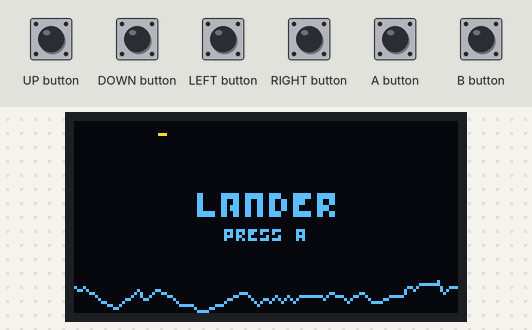
Recording of a sketch running on a simulated Arduboy, built with avr-gcc and run on an emulated ATmega32U4. Shown: 128×64 one-colour display. The test bench sets the inputs (shaded band). The OLED is the two-colour kind (top 16 rows yellow); random numbers use the default seed unless the sketch sets one.

Above: at 1.2 s.
1.3 s: A button pressed for 1 s
At 1.83 s:
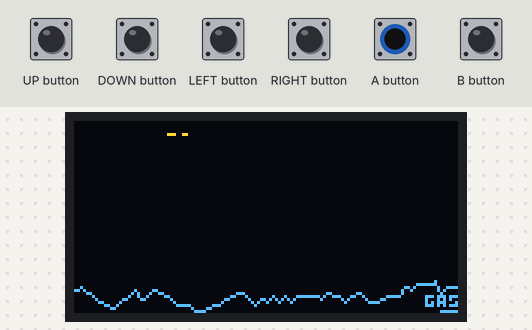
2.9 s: RIGHT button pressed for 1 s
At 4.29 s:
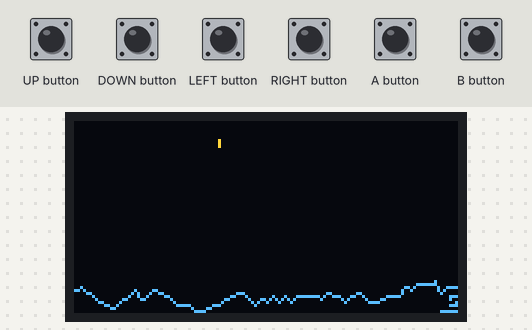
4.5 s: LEFT button pressed for 0.15 s
5.2 s: A button pressed for 1 s
At 6.1 s:
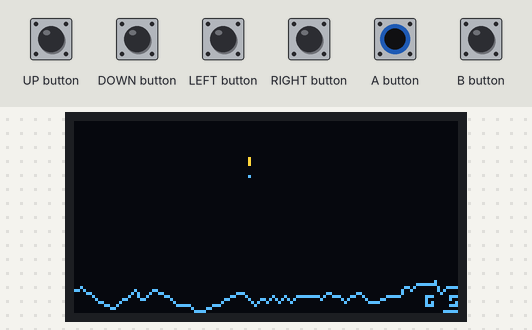
6.8 s: LEFT button pressed for 1 s
At 8.03 s:
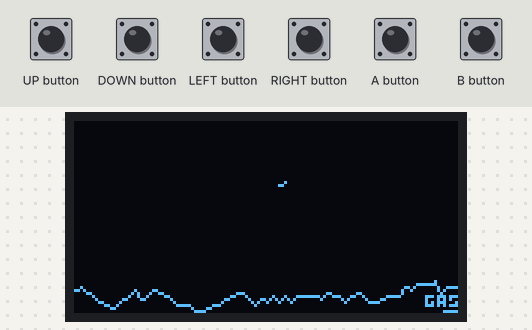
8.4 s: RIGHT button pressed for 0.15 s
At 13.0 s:
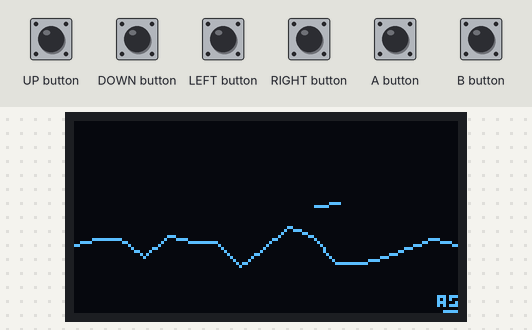

The sketch:

lander.ino
```cpp
#include <Arduboy2.h>
#include <EEPROM.h>
#include "lander.h";

#define FRAME_RATE 60
#define PARTICLES 8
#define PARTICLE_MAX_AGE 120
#define LANDRES 64
#define FUEL_MAX 24
#define START_X 30
#define START_Y 60
#define START_VEL_X 12

#define BASE_FLATNESS 2.0f
#define BASE_TERRAIN_HEIGHT 8
#define BASE_GRAVITY -2
#define BASE_FRICTION 0.9f

#define EEPROM_ID_BYTE1 0x4C
#define EEPROM_ID_BYTE2 0x4E

// Higher is lower chance
#define SMOKE_CHANCE 8

// STRUCTURES ------------------------------------------------------------------
float getMagnitude(Vec2D v) {
  return sqrt(pow(v.x, 2) + pow(v.y, 2));
}

// UNIVERSAL -------------------------------------------------------------------
Arduboy2 arduboy;
GameState state;
int w = 128;
int h = 64;
const float FRAME_TIME = 1.0 / FRAME_RATE;
const float LANDSCALE = w / LANDRES;
int frame_count = 0;
int highscore = 0;

// LEVEL VARS ------------------------------------------------------------------
Player player;
Particle particle[PARTICLES];
int last_particle = 0;
int smoke_accumulator = 1;
float elevation[LANDRES];

float scene_width = w;
float base_thrust = 5;
float base_thrust_addition = 1.5; // Thrust increase per second
float turn_rate = PI * 0.8;

float exhaust_speed = 50;
float smoke_rise_max = 0.23;
float smoke_rise_min = -0.05;

float death_velocity = 2.0;
float death_angle = PI / 11;
float death_gradient = 0.25;

float current_flatness = BASE_FLATNESS;
float current_terrain_height = BASE_TERRAIN_HEIGHT;
float current_gravity = BASE_GRAVITY;
float current_friction = BASE_FRICTION;

// VIEWPORT --------------------------------------------------------------------
Vec2D view_pos = {0, 0};
float view_scale = 1;

float dX(float x) {
  x -= view_pos.x;
  if (x < 0) x += scene_width;
  if (x >= scene_width) x -= scene_width;
  return round(x * view_scale);
}

float dY(float y) {
  return round((view_pos.y - y) * view_scale);
}

// BASIC -----------------------------------------------------------------------
void readHighscore() {
  if (EEPROM.read(0) == EEPROM_ID_BYTE1 && EEPROM.read(1)) {
    highscore = word(EEPROM.read(2), EEPROM.read(3));
  } else {
    highscore = 0;
  }
}

void saveHighscore(int score) {
  highscore = score;
  EEPROM.write(0, EEPROM_ID_BYTE1);
  EEPROM.write(1, EEPROM_ID_BYTE2);
  EEPROM.write(2, highByte(highscore));
  EEPROM.write(3, lowByte(highscore));
}

void setup() {
  arduboy.boot();
  arduboy.setFrameRate(FRAME_RATE);
  arduboy.initRandomSeed();
  w = arduboy.width();
  h = arduboy.height();
  if (arduboy.pressed(B_BUTTON)) {
    saveHighscore(0);
  }
  readHighscore();

  state = START;
  startGame(); // Skip straight into it
}

void loop() {
  if (!(arduboy.nextFrame()))
    return;

  frame_count++;
  arduboy.clear();

  if (state == START) {
    //updateDrawStart();
  } else if (state == LANDER) {
    if (player.alive) {
      updateInput();
      updatePlayer();
      updateCamera();
    } else {
      if (arduboy.pressed(B_BUTTON)) {
        startGame();
      }
    }

    drawBackground();

    if (player.alive) {
      drawPlayer();
    }

    updateDrawParticles();

    if (player.orbiting) {
      if (player.score == 0)
        drawStartUI();
      else
        drawWorldIntro();
    } else {
      drawHUD();
    }
  }

  arduboy.display();
}

// LANDER ----------------------------------------------------------------------
void startGame() {
  player.fuel = 12;
  player.score = 0;
  beginLanding();
}

void beginLanding() {
  state = LANDER;

  // Reset player
  player.alive = true;
  player.pos.x = START_X;
  player.pos.y = START_Y;
  player.vel.x = START_VEL_X;
  player.vel.y = 0;
  player.angle = PI;
  player.landed = false;
  player.orbiting = true;

  // Generate level data
  current_flatness = BASE_FLATNESS - (player.score / 15);
  current_terrain_height = BASE_TERRAIN_HEIGHT + player.score / 2;
  current_gravity = BASE_GRAVITY - (player.score / 20.0);
  current_friction = BASE_FRICTION;

  if (current_flatness < 1) current_flatness = 1;
  if (current_terrain_height > 16) current_terrain_height = 16;

  // Wipe particles
  for (int i = 0; i < PARTICLES; i++) {
    particle[i].type = NONE;
  }

  // Generate terrain
  float current = random(0, current_terrain_height * 2);
  float min = current;
  for (int i = 0; i < LANDRES; i++) {
    if (i > 0 && i > LANDRES - abs(elevation[0] - current)) {
      current += random((elevation[0] - current) / (LANDRES - i), elevation[0] - current);
    } else {
      current += (random(0, current_terrain_height) - (current / 2)) / current_flatness;
    }
    elevation[i] = current;
    if (current < min) min = current;
  }

  // Bring heights down
  min -= 0.6;
  for (int i = 0; i < LANDRES; i++) {
    elevation[i] -= min;
  }

  // Ensure there's at least one landing spot
  int i = random(1, LANDRES);
  elevation[i] = elevation[i - 1];
}

float getElevation(float x) {
  float pos = (x / (float)LANDSCALE);
  int left = (int)(pos);
  float transition = pos - left;

  int right = left + 1;
  if (right >= LANDRES) right -= LANDRES;

  float delta = elevation[right] - elevation[left];
  return elevation[left] + (delta * transition);
}

float getGradient(float x) {
  int left = (int)(x / LANDSCALE);
  int right = left + 1;
  if (right >= LANDRES) right -= LANDRES;
  return (elevation[right] - elevation[left]) / (w / (float)LANDRES);
}

void drawBackground() {
  //arduboy.drawFastHLine(0, arduboy.height() - 1, arduboy.width());
  float step = w / LANDRES;

  int prev = LANDRES - 1;
  for (int i = 0; i < LANDRES; i++) {
    float x1 = dX(i * step - step);
    float x2 = dX(i * step);
    if (x1 > x2) {
      // For segments at the screen edge
      arduboy.drawLine(
          x2 - step * view_scale, dY(elevation[prev]),
          x2, dY(elevation[i]));
      arduboy.drawLine(
          x1, dY(elevation[prev]),
          x1 + step * view_scale, dY(elevation[i]));
    } else {
      arduboy.drawLine(
          x1, dY(elevation[prev]),
          x2, dY(elevation[i]));
    }
    prev = i;
  }
}

void updateInput() {
  if (arduboy.pressed(LEFT_BUTTON))
    player.angle += turn_rate * FRAME_TIME;

  if (arduboy.pressed(RIGHT_BUTTON))
    player.angle -= turn_rate * FRAME_TIME;

  if (arduboy.pressed(A_BUTTON)) {
    player.orbiting = false;
    thrustPlayer();
    player.thrust_time += FRAME_TIME;
  } else {
    player.thrust_time = 0;
  }
}

void thrustPlayer() {
  if (player.fuel <= 0) {
    player.thrust_time = 0;
    return;
  }

  player.fuel -= FRAME_TIME;
  if (player.fuel < 0) player.fuel = 0;

  float thrust = (base_thrust + player.thrust_time * base_thrust_addition) * FRAME_TIME;
  player.vel.x += cos(player.angle) * thrust;
  player.vel.y += sin(player.angle) * thrust;

  if (random(SMOKE_CHANCE) < smoke_accumulator) {
    initParticle(THRUST,
        player.pos.x, player.pos.y,
        player.vel.x - cos(player.angle) * exhaust_speed,
        player.vel.y - sin(player.angle) * exhaust_speed);
    smoke_accumulator = 0;
  } else {
    smoke_accumulator++;
  }
}

void updateCamera() {
  // Pan left and right
  float min = view_pos.x + 20;
  float max = view_pos.x + (w - 40.0) / view_scale;
  if (player.pos.x < min)
    view_pos.x += player.pos.x - min;
  if (player.pos.x > max)
    view_pos.x += player.pos.x - max;

  if (player.orbiting)
    view_pos.x = player.pos.x - START_X;

  // Zoom in to terrain
  if (player.pos.y > 25) {
    view_scale = 1;
    view_pos.y = h;
  } else if (player.pos.y > 16) {
    // Brittttle!s
    view_scale = 1 + (25 - player.pos.y) / 3;
    view_pos.y = h / view_scale;
  } else {
    view_scale = 4;
    view_pos.y = 16;
  }
}

bool safeVelocity() {
  return (getMagnitude(player.vel) < death_velocity);
}

bool safeAngle() {
  return (player.angle < PI/2 + death_angle &&
          player.angle > PI/2 - death_angle);
}

bool safeGradient() {
  return (abs(getGradient(player.pos.x)) < death_gradient);
}

void crashPlayer() {
  player.alive = false;
  createExplosion(player.pos.x, player.pos.y);
  int p = initParticle(TEXT, player.pos.x + random(-4, 2), player.pos.y + 3 + random(2), 0, 0);
  particle[p].text = OUCH;
}

void landPlayer() {
  if (player.fuel < FUEL_MAX) {
    player.fuel += FRAME_TIME * 10;
    if (player.fuel >= FUEL_MAX) {
      player.fuel = FUEL_MAX;
      int p = initParticle(TEXT, player.pos.x + random(-4, 2), player.pos.y + 3 + random(2), 0, 0);
      particle[p].text = READY;
    }
  }

  // Landed!
  if (!player.landed) {
    player.landed = true;
    player.score++;

    if (player.score > highscore) {
      saveHighscore(player.score);
      int p_highscore = initParticle(TEXT, player.pos.x + random(-4, 2), player.pos.y + 3 + random(2), 0, 0);
      particle[p_highscore].text = NEWHIGHSCORE;
    }

    int p = initParticle(TEXT, player.pos.x + random(-4, 2), player.pos.y + 3 + random(3), 0, 0);
    particle[p].text = YAY;
  }

  player.vel.y *= -0.1;
  player.vel.x *= -0.1;
  player.angle = PI / 2;
}

void updatePlayer() {
  // Basic physics
  if (!player.orbiting) {
    player.vel.y += current_gravity * FRAME_TIME;
    player.pos.y += player.vel.y * FRAME_TIME;
  }

  player.pos.x += player.vel.x * FRAME_TIME;

  // Wrap angles
  while (player.angle < -PI) { player.angle += PI * 2; }
  while (player.angle > PI) { player.angle -= PI * 2; }

  // Wrap around scene
  if (player.pos.x < 0) {
    player.pos.x += scene_width;
    view_pos.x += scene_width;
  } else if (player.pos.x >= scene_width) {
    player.pos.x -= scene_width;
    view_pos.x -= scene_width;
  }

  // Check for terrain collision
  float elevation = getElevation(player.pos.x);
  if (player.pos.y <= elevation) {
    player.pos.y = elevation;

    if (!safeGradient() || !safeVelocity() || !safeAngle()) {
      crashPlayer();
    } else {
      landPlayer();
    }
  }

  // Check for exiting scene
  if (player.pos.y > h && player.landed)
    beginLanding();
}

void drawPlayer() {
  arduboy.drawLine(dX(player.pos.x), dY(player.pos.y),
                   dX(player.pos.x + cos(player.angle) * 2),
                   dY(player.pos.y + sin(player.angle) * 2));
}

void createExplosion(float x, float y) {
  for (int i = 0; i < PARTICLES; i++) {
    if (random(2) < 1) {
      particle[i].type = THRUST;
      particle[i].pos.x = x;
      particle[i].pos.y = y + 1.0;
      particle[i].vel.x = random(-25, 25);
      particle[i].vel.y = random(-25, 25);
    } else {
      particle[i].type = SMOKE;
      particle[i].pos.x = x + random(-50, 50) / 50.0;
      particle[i].pos.y = y + 1.0 + random(-50, 50) / 50.0;
      particle[i].vel.x = random(-50, 50) / 10.0;
      particle[i].vel.y = random(-50, 50) / 10.0;
    }
    particle[i].age = 1;
  }
}

void endParticle(int index) {
  particle[index].type = NONE;
  last_particle = index;
}

void updateParticle(int i) {
  particle[i].pos.x += particle[i].vel.x * FRAME_TIME;
  particle[i].pos.y += particle[i].vel.y * FRAME_TIME;

  // Wrap around scene
  if (particle[i].pos.x < 0)
    particle[i].pos.x += scene_width;
  else if (particle[i].pos.x >= scene_width)
    particle[i].pos.x -= scene_width;

  particle[i].vel.y += random(smoke_rise_min * 10000.0, smoke_rise_max * 10000.0) / 10000.0;
  particle[i].vel.x *= current_friction;
  particle[i].vel.y *= current_friction;

  float elevation = getElevation(particle[i].pos.x);

  if (particle[i].pos.y <= elevation) {
    if (particle[i].type == THRUST) {
      // Transition THRUST to SMOKE if it hits the ground
      particle[i].pos.y = elevation;
      particle[i].type = SMOKE;
      particle[i].vel.x += 0.5 * ((random(2) < 1) ? -particle[i].vel.y : particle[i].vel.y);
      particle[i].vel.y *= -0.03;
    } else {
      // Smoke follows ground
      particle[i].pos.y = elevation;
      particle[i].vel.x *= 0.85;
      particle[i].vel.y += abs(particle[i].vel.x / 2.5);
    }
  }

  if (particle[i].type == SMOKE || particle[i].type == THRUST) {
    if (getMagnitude(particle[i].vel) < 0.5)
      endParticle(i);
  }
}

void drawParticle(int i) {
  float vel;
  switch (particle[i].type) {
    case SMOKE:
      vel = getMagnitude(particle[i].vel);
      if (vel < 1.5)
        arduboy.drawBitmap(dX(particle[i].pos.x) - 2, dY(particle[i].pos.y) - 5, spr_sm_smoke, 4, 4, WHITE);
      else if (vel < 10)
        arduboy.drawBitmap(dX(particle[i].pos.x) - 4, dY(particle[i].pos.y) - 4, spr_smoke, 8, 8, WHITE);
      break;
    case THRUST:
      if (!player.alive || getMagnitude(particle[i].vel) > 25)
        arduboy.drawPixel(dX(particle[i].pos.x), dY(particle[i].pos.y), WHITE);
      break;
    case TEXT:
      if (particle[i].text == YAY)
        drawText(dX(particle[i].pos.x), dY(particle[i].pos.y), str_yay);
      else if (particle[i].text == OUCH)
        drawText(dX(particle[i].pos.x), dY(particle[i].pos.y), str_ouch);
      else if (particle[i].text == NEWHIGHSCORE)
        drawText(dX(particle[i].pos.x), dY(particle[i].pos.y), str_highscore);
      else if (particle[i].text == READY)
        drawText(dX(particle[i].pos.x), dY(particle[i].pos.y), str_ready);
      break;
  }
}

void drawForegroundSmoke() {
  float vel;
  for (int i = 0; i < PARTICLES; i++) {
    if (particle[i].type != SMOKE) continue;

    vel = getMagnitude(particle[i].vel);
    if (vel < 1.5) {
      arduboy.drawBitmap(
          dX(particle[i].pos.x) - 2, dY(particle[i].pos.y) - 5,
          spr_sm_smoke_fill, 4, 4, BLACK);
    } else if (vel < 10) {
      arduboy.drawBitmap(
          dX(particle[i].pos.x) - 4, dY(particle[i].pos.y) - 4,
          spr_smoke_fill, 8, 8, BLACK);
    }
  }
}

void updateDrawParticles() {
  for (int i = 0; i < PARTICLES; i++) {
    if (particle[i].type == NONE) continue;
    if (particle[i].age > PARTICLE_MAX_AGE) {
      endParticle(i);
      continue;
    } else {
      particle[i].age++;
    }

    // Basic physics
    updateParticle(i);
    drawParticle(i);
  }

  drawForegroundSmoke();
}

int initParticle(ParticleType type, float x, float y, float xVel, float yVel) {
  int i;

  if (last_particle >= 0) {
    i = last_particle;
    last_particle = -1;
  } else {
    int noneIndex = -1;
    int oldestIndex = 0;
    for (i = 0; i < PARTICLES; i++) {
      if (particle[i].type == NONE) {
        noneIndex = i;
        break;
      }
      if (particle[i].age >= particle[oldestIndex].age) {
        oldestIndex = i;
      }
    }
    i = (noneIndex >= 0) ? noneIndex : oldestIndex;
  }

  particle[i].type = type;
  particle[i].pos.x = x;
  particle[i].pos.y = y;
  particle[i].vel.x = xVel;
  particle[i].vel.y = yVel;
  particle[i].age = 0;
  return i;
}

void drawText(int x, int y, const uint8_t *message) {
  byte strLen = pgm_read_byte(message);
  int x_offset = 0;
  for (int i = 0; i < strLen; i++) {
    byte letter = pgm_read_byte(++message);

    if (letter < 64)
      arduboy.drawBitmap(x + x_offset, y, spr_chars + letter * 3, 3, 4, WHITE);

    x_offset += 4;
  }
}

void drawStartUI() {
  arduboy.drawBitmap((w - 46) / 2, (h - 16) / 2, spr_title, 46, 8, WHITE);

  if (highscore) {
    drawText((w - 9 * 4) / 2 - 4, h / 2 + 4, str_highscore);
    drawNumber((w + 9 * 4) / 2 - 3, h / 2 + 4, highscore);
  } else {
    drawText((w - 7 * 4) / 2, h / 2 + 4, str_press_a);
  }
}

// From https://stackoverflow.com/questions/8671845/iterating-through-digits-in-integer-in-c
int numDigits(int x) {
  x = abs(x);
  return (x < 10 ? 1 :
         (x < 100 ? 2 :
         (x < 1000 ? 3 :
         (x < 10000 ? 4 :
         (x < 100000 ? 5 :
         (x < 1000000 ? 6 :
         (x < 10000000 ? 7 :
         (x < 100000000 ? 8 :
         (x < 1000000000 ? 9 :
         10)))))))));
}

void printDigits(int x, int y, int n) {
  if (n >= 10)
    printDigits(x - 4, y, n / 10);

  int digit = n % 10;
  arduboy.drawBitmap(x, y, spr_chars + 26 * 3 + digit * 3, 3, 4, WHITE);
}

void drawNumber(int x, int y, int n) {
  printDigits(x + numDigits(n) * 4 - 4, y, n);
}

void drawWorldIntro() {
  // Draw PLANET [NUM]
  drawText(w / 2 - 16, h / 2, str_planet);
  drawNumber(w / 2 + 10, h / 2, player.score + 1);
}

void drawHUD() {
  // Fuel
  int fuel_h = ceil((player.fuel / FUEL_MAX) * 11);
  arduboy.drawFastHLine(w - fuel_h, 63, fuel_h);

  if (!safeGradient())
    arduboy.drawBitmap(w - 11, 58, spr_chars + 6 * 3, 3, 4, WHITE);

  if (!safeAngle())
    arduboy.drawBitmap(w - 7, 58, spr_chars + 0, 3, 4, WHITE);

  if (!safeVelocity())
    arduboy.drawBitmap(w - 3, 58, spr_chars + 18 * 3, 3, 4, WHITE);
}
```

Source omitted: lander.h (2649 bytes)
